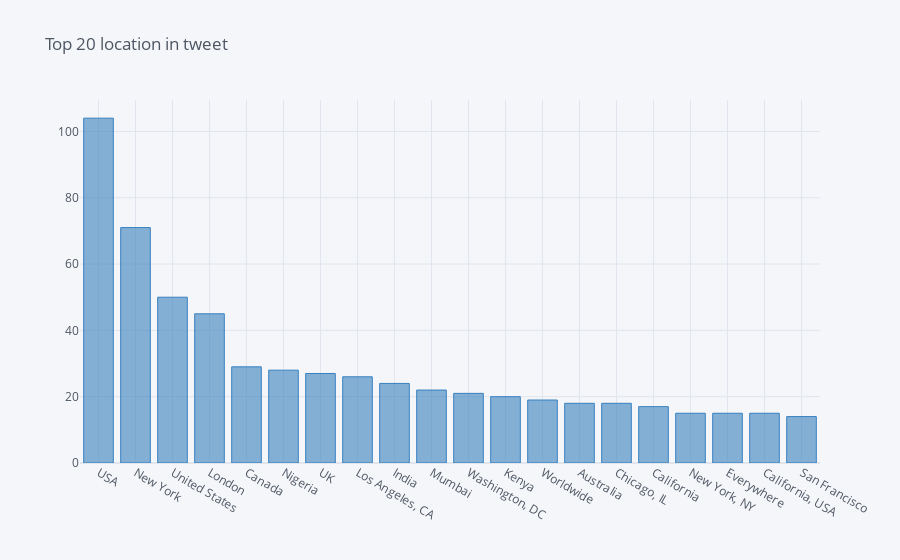

The notebook cell saved with this chart:
### Code cell
train.location.value_counts()[:20].iplot(kind='bar', title='Top 20 location in tweet', color='blue')

### Figure 1 — Plotly figure (JSON) as saved in the notebook; plotly's stock layout.template omitted (floating-point values rounded to 4 significant figures)
{"data": [{"marker": {"color": "rgba(55, 128, 191, 0.6)", "line": {"color": "rgba(55, 128, 191, 1.0)", "width": 1}}, "name": "location", "orientation": "v", "text": "", "type": "bar", "x": ["USA", "New York", "United States", "London", "Canada", "Nigeria", "UK", "Los Angeles, CA", "India", "Mumbai", "Washington, DC", "Kenya", "Worldwide", "Australia", "Chicago, IL", "California", "New York, NY", "Everywhere", "California, USA", "San Francisco"], "y": [104, 71, 50, 45, 29, 28, 27, 26, 24, 22, 21, 20, 19, 18, 18, 17, 15, 15, 15, 14]}], "layout": {"legend": {"bgcolor": "#F5F6F9", "font": {"color": "#4D5663"}}, "paper_bgcolor": "#F5F6F9", "plot_bgcolor": "#F5F6F9", "title": {"font": {"color": "#4D5663"}, "text": "Top 20 location in tweet"}, "xaxis": {"gridcolor": "#E1E5ED", "showgrid": true, "tickfont": {"color": "#4D5663"}, "title": {"font": {"color": "#4D5663"}, "text": ""}, "zerolinecolor": "#E1E5ED"}, "yaxis": {"gridcolor": "#E1E5ED", "showgrid": true, "tickfont": {"color": "#4D5663"}, "title": {"font": {"color": "#4D5663"}, "text": ""}, "zerolinecolor": "#E1E5ED"}}}
